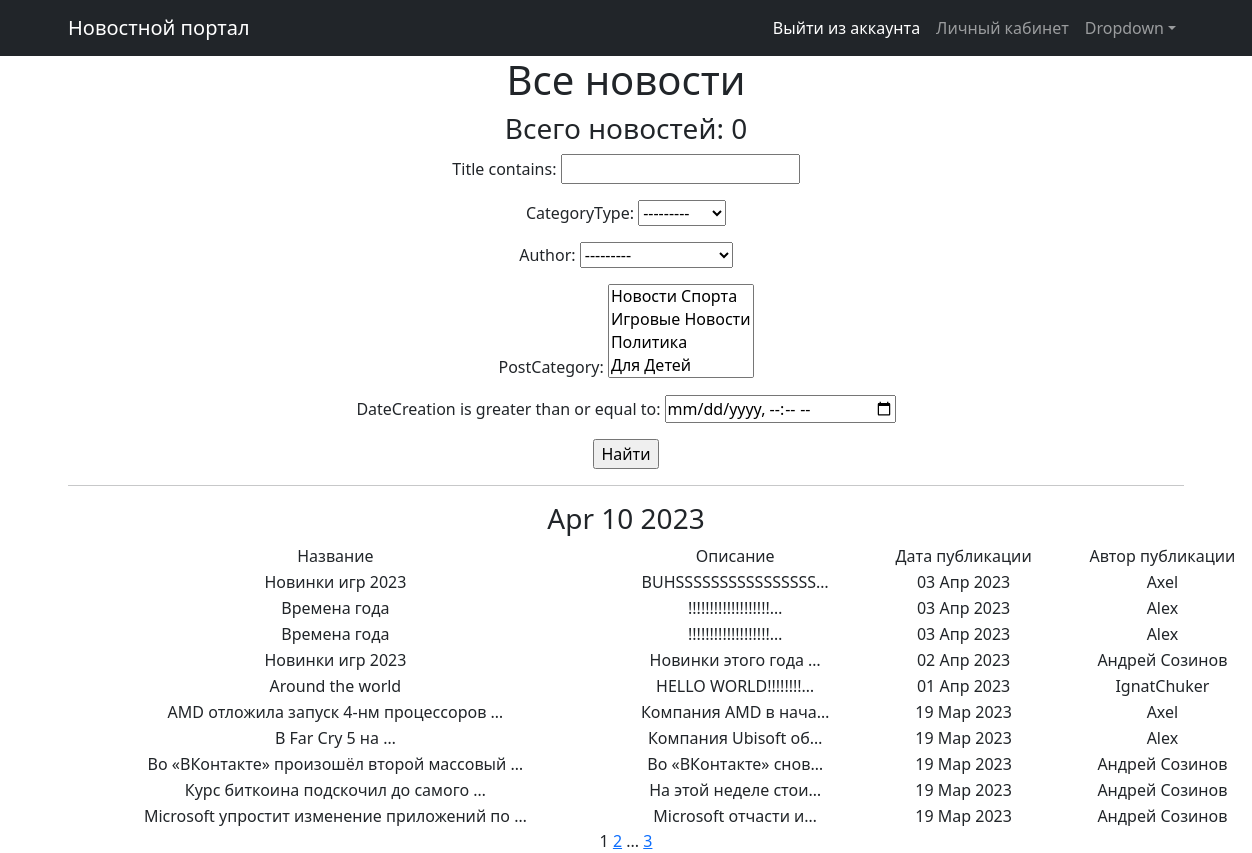
The page /news/ on the database as committed earlier.
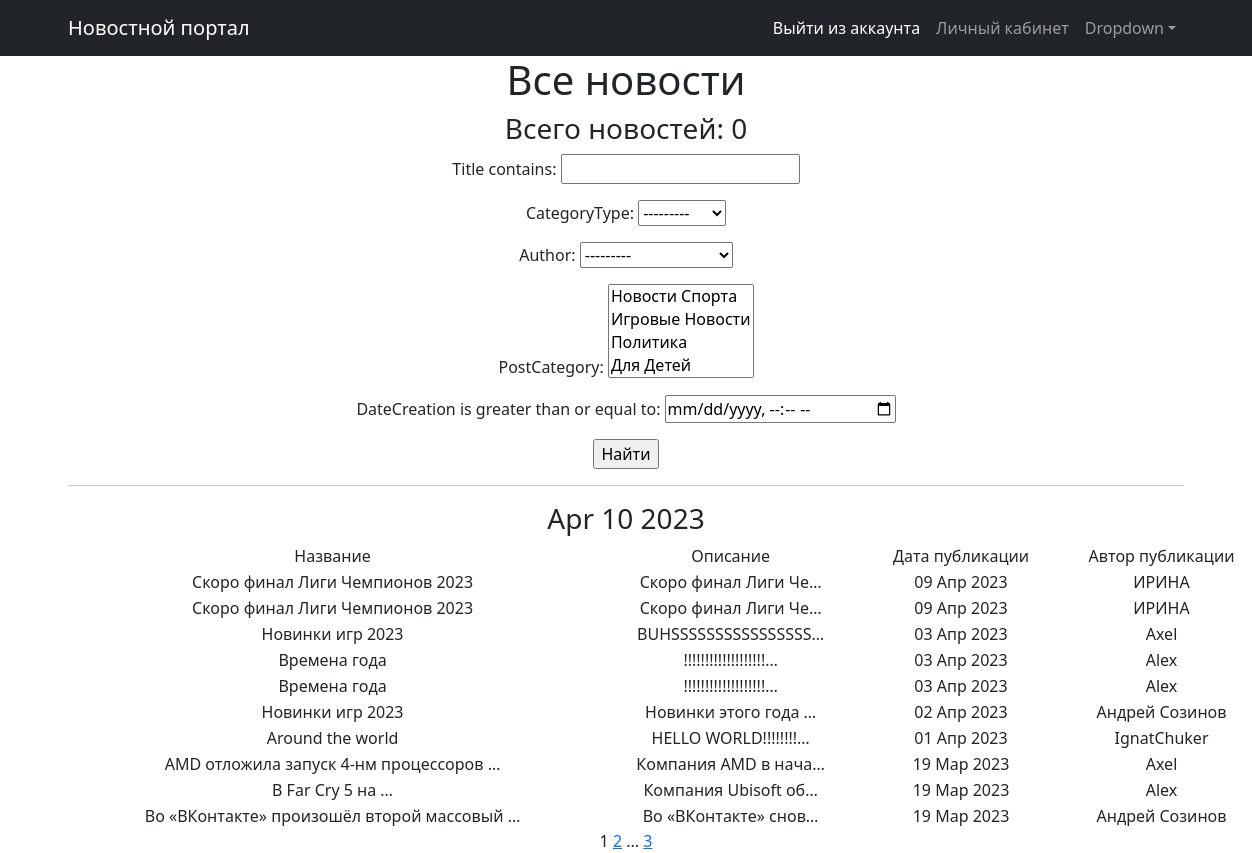
The same page on the database as committed later.
### news/models.py (models this page shows, shortened)
class Post(models.Model):
    author = models.ForeignKey(Author, on_delete=models.CASCADE)
    NEWS = 'NW'
    ARTICLE = 'AR'
    CATEGORY_CHOICES = (
        (NEWS, 'Новость'),
        (ARTICLE, 'Статья'),
    )
    categoryType = models.CharField(max_length=2, choices=CATEGORY_CHOICES, default=ARTICLE)
    dateCreation = models.DateTimeField(auto_now_add=True)
    postCategory = models.ManyToManyField(Category, through='PostCategory')
    title = models.CharField(max_length=128)
    text = models.TextField()
    rating = models.SmallIntegerField(default=0)

class Author(models.Model):
    authorUser = models.OneToOneField(User, on_delete=models.CASCADE)
    ratingAuthor = models.SmallIntegerField(default=0)
    def __str__(self):
        return self.authorUser.username

### news/views.py (the view)
# urls.py: path('', NewsList.as_view(), name='news_list'),
class NewsList(ListView):
    model = Post
    ordering = '-dateCreation'
    template_name = 'news.html'
    context_object_name = 'news'
    paginate_by = 10
    def get_queryset(self):
        queryset = super().get_queryset()
        self.filterset = NewsFilter(self.request.GET, queryset)
        return self.filterset.qs
    def get_context_data(self, **kwargs):
        context = super().get_context_data(**kwargs)
        context['filterset'] = self.filterset
        return context

### news/models.py (called while the page is built)
    def __str__(self):
        return self.name.title()

### news/templatetags/custom_filters.py (called while the page is built)
@register.filter()
def censor(text):
    censor_words = [
        'редиска', 'Убийство', 'Война', 'ИГИЛ'
    ]
    if type(text) != str:
        raise TypeError('Данные не являются строкой')
    for word in text.split():
        if word in censor_words:
            text = text.replace(word, f"{word[0]}{'*' * (len(word) - 1)}")
    return f'{text}'

### news/templatetags/custom_tags.py (called while the page is built)
@register.simple_tag()
def current_time(format_string='%b %d %Y'):
    return datetime.utcnow().strftime(format_string)

### templates/news.html (shortened to what this page needs)
{% extends 'flatpages/default.html' %}
{% load custom_filters %}
{% load custom_tags %}
{% block content %}
    <h1>Все новости</h1>
    <h3>Всего новостей: {{ newss|length }}</h3>
    <form action="" method="get">
        {{ filterset.form.as_p }}
        <input type="submit" value="Найти" />
    </form>
    <hr>
    {% if news %}
        <h3>{% current_time '%b %d %Y' %}</h3>
        <table align="center" width="1200">
            <tr>
                <tr>
                    <td>Название</td>
                    <td>Описание</td>
                    <td>Дата публикации</td>
                    <td>Автор публикации</td>
                </tr>
                {% for newss in news %}
                    <tr>
                        <td>{{ newss.title|censor|truncatewords:5 }}</td>
                        <td>{{ newss.text|censor|truncatechars:20 }}</td>
                        <td>{{ newss.dateCreation|date:' d M Y' }}</td>
                        <td>{{ newss.author }}</td>
                    </tr>
                {% endfor %}
        </table>
    {% else %}
        <h2>Новостей нет!</h2>
    {% endif %}
    {{ page_obj.number }}
    {% if page_obj.has_next %}
        <a href="?page={{ page_obj.next_page_number }}">{{ page_obj.next_page_number }}</a>
        {% if paginator.num_pages != page_obj.next_page_number %}
            ...
            <a href="?page={{ page_obj.paginator.num_pages }}">{{ page_obj.paginator.num_pages }}</a>
        {% endif %}
    {% endif %}
{% endblock content %}

Rows that differ between the two databases and show on the page:
no longer on this page (row unchanged): Post: title|censor "Курс биткоина подскочил до самого …", text|censor "На этой неделе стои…", dateCreation "19 Мар 2023", author "Андрей Созинов"
no longer on this page (row unchanged): Post: title|censor "Microsoft упростит изменение приложений по …", text|censor "Microsoft отчасти и…", dateCreation "19 Мар 2023", author "Андрей Созинов"
added Post: title|censor "Скоро финал Лиги Чемпионов 2023", text|censor "Скоро финал Лиги Че…", dateCreation "09 Апр 2023", author "ИРИНА"
added Post: title|censor "Скоро финал Лиги Чемпионов 2023", text|censor "Скоро финал Лиги Че…", dateCreation "09 Апр 2023", author "ИРИНА"
